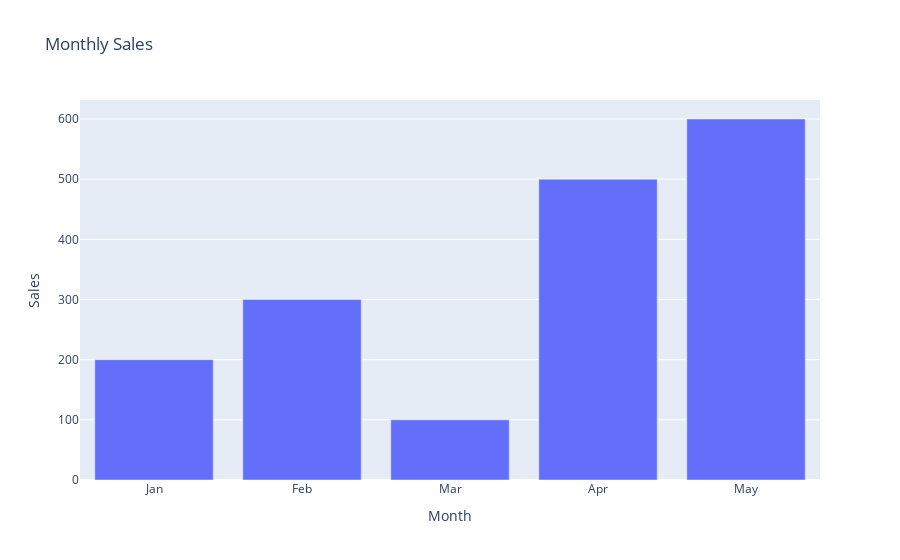

The notebook cell saved with this chart:
### Code cell
import plotly.express as px
import pandas as pd

# Sample data
data = {
    'Month': ['Jan', 'Feb', 'Mar', 'Apr', 'May'],
    'Sales': [200, 300, 100, 500, 600]
}
df = pd.DataFrame(data)

# Create a line plot
fig = px.bar(df, x='Month', y='Sales', title='Monthly Sales')
fig.show()

### Figure 1 — Plotly figure (JSON) as saved in the notebook; plotly's stock layout.template omitted (floating-point values rounded to 4 significant figures)
{"data": [{"alignmentgroup": "True", "hovertemplate": "Month=%{x}<br>Sales=%{y}<extra></extra>", "legendgroup": "", "marker": {"color": "#636efa", "pattern": {"shape": ""}}, "name": "", "offsetgroup": "", "orientation": "v", "showlegend": false, "textposition": "auto", "type": "bar", "x": ["Jan", "Feb", "Mar", "Apr", "May"], "xaxis": "x", "y": [200, 300, 100, 500, 600], "yaxis": "y"}], "layout": {"autosize": true, "barmode": "relative", "legend": {"tracegroupgap": 0}, "title": {"text": "Monthly Sales"}, "xaxis": {"anchor": "y", "autorange": true, "domain": [0, 1], "range": [-0.5, 4.5], "title": {"text": "Month"}, "type": "category"}, "yaxis": {"anchor": "x", "autorange": true, "domain": [0, 1], "range": [0, 631.6], "title": {"text": "Sales"}, "type": "linear"}}}
